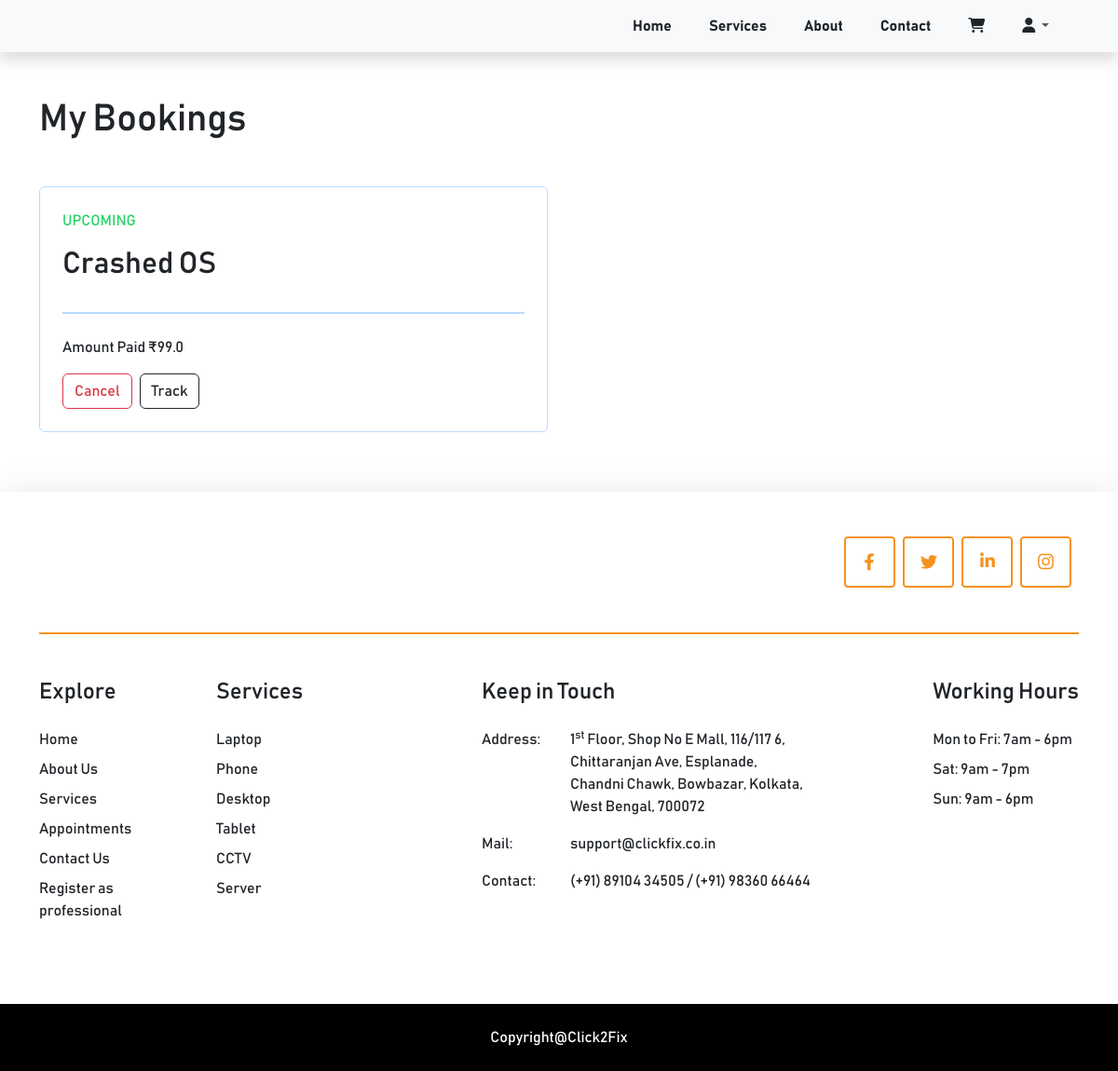
The app's page /bookings/ (signed in), older data.
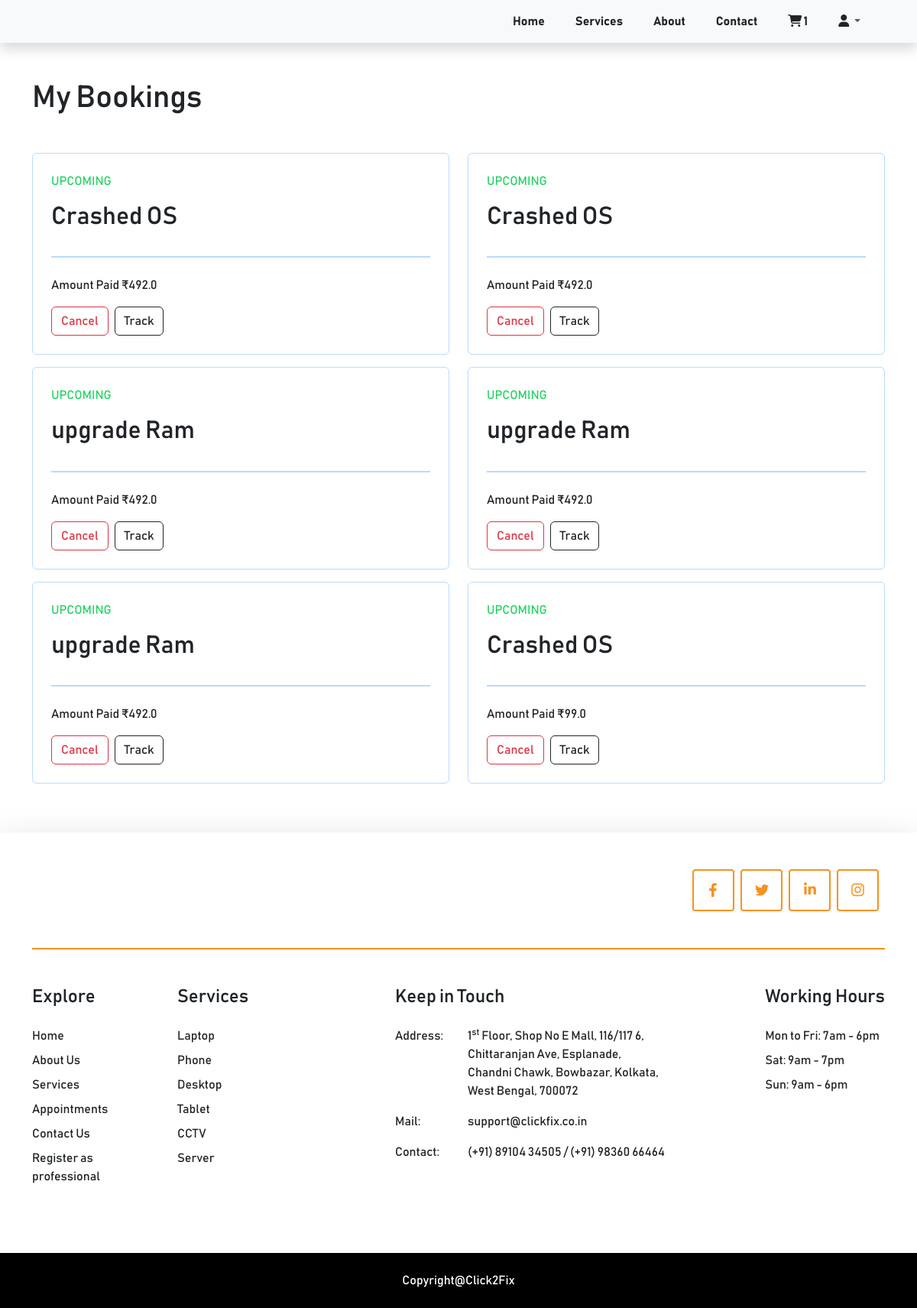
The same page, newer data.
### razorpayAPI/models.py (models this page shows, shortened)
class OrderItem(models.Model):
    class Meta:
        verbose_name_plural = 'Order Items'
    TIME_SLOTS = (
        ("10am-12pm", "10am-12pm"),
        ("12pm-2pm", "12pm-2pm"),
        ("2pm-4pm", "2pm-4pm"),
        ("4pm-7pm", "4pm-7pm"),
    )
    order = models.ForeignKey(Order, on_delete=models.CASCADE, related_name="orderitems")
    sub_service = models.ForeignKey(SubServices, on_delete=models.CASCADE)
    quantity = models.IntegerField(default=0)
    start_date = models.DateField(null=True)
    time_slot = models.CharField(max_length=20, choices=TIME_SLOTS, default=1)
    created_at = models.DateTimeField(auto_now_add=True)
    updated_at = models.DateTimeField(auto_now=True)

class Order(models.Model):
    class Meta:
        verbose_name_plural = 'Orders'
    PAYMENT_CHOICES = (
        ('Pending', 'Pending'),
        ('Paid', 'Paid'),
        ('Failed', 'Failed'))
    BOOKING_CHOICES = (
        ('Upcoming', 'Upcoming'),
        ('Rescheduled', 'Rescheduled'),
        ('Job Completed', 'Job Completed'),
        ('Booking Not Accepted', 'Booking Not Accepted'))
    TRACKING_CHOICES = (
        (1, 'Booked Today'),
        (2, 'Out For Service'),
        (3, 'Service Begun'),
        (4, 'Service Completed'))
    user = models.ForeignKey(Profile, on_delete=models.CASCADE, null=True, blank=True)
    cart_id = models.CharField(max_length=10)
    session_id = models.CharField(max_length=100, null=True, blank=True)
    billing_details = models.OneToOneField(BillingDetails, on_delete=models.CASCADE)
    total_cost = models.FloatField(default=0.0)
    payment_status = models.CharField(max_length=20, choices=PAYMENT_CHOICES, default='Pending')
    razorpay_order_id = models.CharField(max_length=100, default="")
    razorpay_payment_id = models.CharField(max_length=100, default="")
    booking_status = models.CharField(max_length=30, choices=BOOKING_CHOICES, null=True, blank=True)
    tracking_status = models.IntegerField(choices=TRACKING_CHOICES, null=True, blank=True)
    service_provider = models.ForeignKey(Handyman, on_delete=models.SET_NULL, null=True, blank=True)
    created_at = models.DateTimeField(auto_now_add=True)
    updated_at = models.DateTimeField(auto_now=True)

### clickfix/models.py (models this page shows)
class SubServices(models.Model):
    class Meta:
        verbose_name_plural = 'Sub Services'
    service = models.ForeignKey(Services, on_delete=models.CASCADE)
    sub_service_name = models.CharField(max_length=255)
    sub_service_card_image = models.ImageField(upload_to='service_cards', help_text='Small card image on left')
    sub_service_main_image = models.ImageField(upload_to='service_cards', help_text='Big card image on Right, which we scroll')
    sub_service_price = models.FloatField(default=0)
    price_details = RichTextField(blank=True, null=True)
    description = RichTextField(blank=True, null=True)
    created_at = models.DateTimeField(auto_now_add=True)
    updated_at = models.DateTimeField(auto_now=True)
    def __str__(self):
        return self.sub_service_name

### cart/models.py (models this page shows, shortened)
class Cart(models.Model):
    class Meta:
        verbose_name_plural = 'Cart'
    user = models.ForeignKey(Profile, on_delete=models.CASCADE, null=True, blank=True)
    session_id = models.CharField(max_length=100, null=True, blank=True)
    coupon = models.ForeignKey(Coupon, on_delete=models.SET_NULL, null=True, blank=True)
    created_at = models.DateTimeField(auto_now_add=True)
    updated_at = models.DateTimeField(auto_now=True)
    @property
    def num_of_items(self):
        cartitems = self.cartitems.all()
        quantity =  sum([item.quantity for item in cartitems])
        return quantity

class CartItem(models.Model):
    class Meta:
        verbose_name_plural = 'Cart Items'
    TIME_SLOTS = (
        ("10am-12pm", "10am-12pm"),
        ("12pm-2pm", "12pm-2pm"),
        ("2pm-4pm", "2pm-4pm"),
        ("4pm-7pm", "4pm-7pm"),
    )
    sub_service = models.ForeignKey(SubServices, on_delete=models.CASCADE)
    cart = models.ForeignKey(Cart, on_delete=models.CASCADE, related_name="cartitems")
    quantity = models.IntegerField(default=0)
    start_date = models.DateField(null=True)
    time_slot = models.CharField(max_length=20, choices=TIME_SLOTS, default=1)

### clickfix/views.py (the view)
# urls.py: path('bookings/', views.bookings, name='bookings'),
def bookings(request):
    cart = get_cart(request)
    orders = []
    if request.user.is_authenticated:
        orders_by_logged_in_user = Order.objects.filter(user=request.user).order_by('-created_at')
        for order in orders_by_logged_in_user:
            orders.append(order)
    if 'nonuser' in request.session:
        orders_as_a_guest = Order.objects.filter(session_id=request.session['nonuser']).order_by('-created_at')
        for order in orders_as_a_guest:
            orders.append(order)
    order_items = []
    for item in orders:
        order_items += item.orderitems.all()
    data = {
        'cart': cart,
        'order_items': order_items,
    }
    return render(request, 'bookings.html', data)

### clickfix/views.py (called while the page is built)
def get_cart(request):
    try:
        if request.user.is_authenticated:
            cart = Cart.objects.get(user=request.user)
        else:
            cart = Cart.objects.get(session_id=request.session['nonuser'])
    except:
        cart = None
    return cart

### templates/bookings.html (shortened to what this page needs)
{% extends 'base.html' %}
{% load static %}
{% block content %}
    {% include 'includes/navbar.html' %}
    <div class="container my-5">
        {% if order_items %}
        <h1 class="mb-5">My Bookings</h1>
        {% endif %}
        <div class="row">
            {% for item in order_items %}
            <div class="col-md-6 mb-3">
                <div class="d-flex flex-column rounded p-4" style="border: 1px solid #BADBFF;">
                    <div class="d-flex flex-column">
                        {% if item.order.booking_status == "Upcoming" %}
                            <p class="text-uppercase" style="color: #25d366;">UPCOMING</p>
                        {% elif item.order.booking_status == "Booking Not Accepted" or item.order.payment_status == "Failed" %}
                            <p class="text-uppercase text-danger">BOOKING NOT ACCEPTED</p>
                        {% elif item.order.booking_status == "Rescheduled" %}
                            <p class="text-uppercase text-warning">Rescheduled</p>
                        {% elif item.order.booking_status == "Job Completed" %}
                            <p class="text-uppercase" style="color: #25d366;">Job Completed</p>
                        {% endif %}
                        <h2>{{ item.sub_service }}</h2>
                    </div>
                    <div class="my-4" style="border:1px solid #BADBFF;"></div>
                    <div class="row">
                        <div class="col-md-6 col-12 mb-3">
                            {% if item.order.payment_status == "Failed" %}
                                <span>Payment Failed</span>
                            {% else %}
                                <span>Amount Paid ₹{{item.order.total_cost}}</span>
                            {% endif %}
                        </div>
                        <div class="col-12">
                            <div class="d-flex">
                                {% if item.order.payment_status == "Failed" %}
                                    <a href="{% url 'cart:cart' %}" class="me-2 btn btn-outline-warning">Retry</a>
                                {% else %}
                                    <button class="me-2 btn btn-outline-danger">Cancel</button>
                                    <form action="{% url 'clickfix:live_tracking' %}" method="post">
                                        <button href="{% url 'clickfix:live_tracking' %}" type="submit" class="btn btn-outline-dark">Track</button>
                                    </form>
                                {% endif %}
                            </div>
                        </div>
                    </div>
                </div>
            </div>
            {% empty %}
            <h1 class="text-muted text-center">No Bookings</h1>
            {% endfor %}
        </div>
    </div>
    {% include 'includes/footer.html' %}
{% endblock %}

### templates/includes/navbar.html (shortened to what this page needs)
{% load static %}
    <nav class="navbar navbar-expand-lg navbar-light bg-light shadow">
        <div class="container">
          <div class="collapse navbar-collapse" id="navbarSupportedContent">
            <ul class="navbar-nav ms-auto">
                <li class="nav-item"><a class="nav-link text-dark fw-bold me-4" aria-current="page" href="{% url 'clickfix:home' %}">Home</a></li>
                <li class="nav-item"><a class="nav-link text-dark fw-bold me-4" href="{% url 'clickfix:home' %}#services">Services</a></li>
                <li class="nav-item"><a class="nav-link text-dark fw-bold me-4" href="{% url 'clickfix:home' %}#about">About</a></li>
                <li class="nav-item"><a class="nav-link text-dark fw-bold me-4" href="{% url 'clickfix:home' %}#contact_form">Contact</a></li>
                <li class="nav-item"><a class="nav-link text-dark fw-bold me-4" href="{% url 'cart:cart' %}"><i class="fa-solid fa-cart-shopping"></i> <span id="num_of_items">{{cart.num_of_items}}</span></a></li>
                <li class="nav-item dropdown me-4 pull-right">
                  <a class="nav-link dropdown-toggle" href="#" id="navbarDropdown" role="button" data-bs-toggle="dropdown" aria-expanded="false">
                    <i class="fa-solid fa-user text-dark"></i>
                  </a>
                </li>
            </ul>
          </div>
        </div>
      </nav>

Row changes from the older to the newer data that the page shows:
added Cart: num_of_items "1"
added OrderItem: shows "UPCOMING", sub_service "Crashed OS", order.total_cost "492.0"
added OrderItem: shows "UPCOMING", sub_service "Crashed OS", order.total_cost "492.0"
added OrderItem: shows "UPCOMING", sub_service "upgrade Ram", order.total_cost "492.0"
added OrderItem: shows "UPCOMING", sub_service "upgrade Ram", order.total_cost "492.0"
added OrderItem: shows "UPCOMING", sub_service "upgrade Ram", order.total_cost "492.0"
